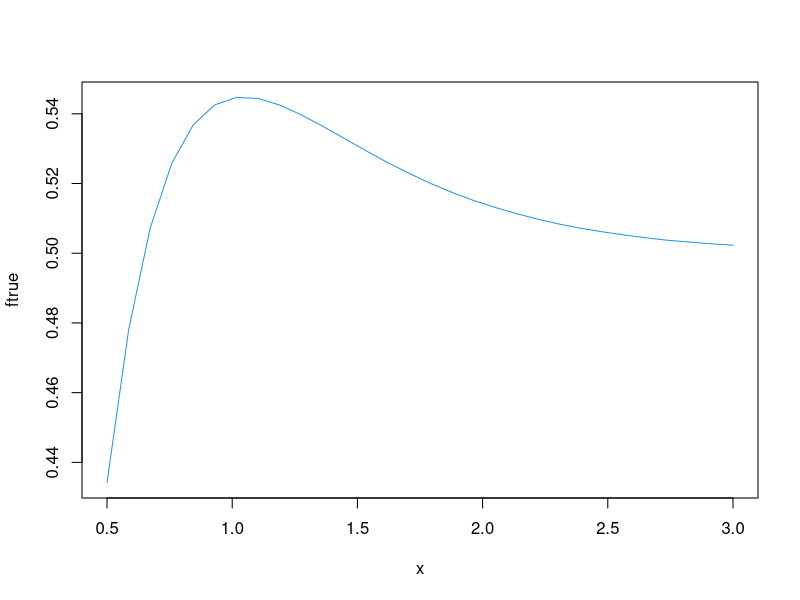
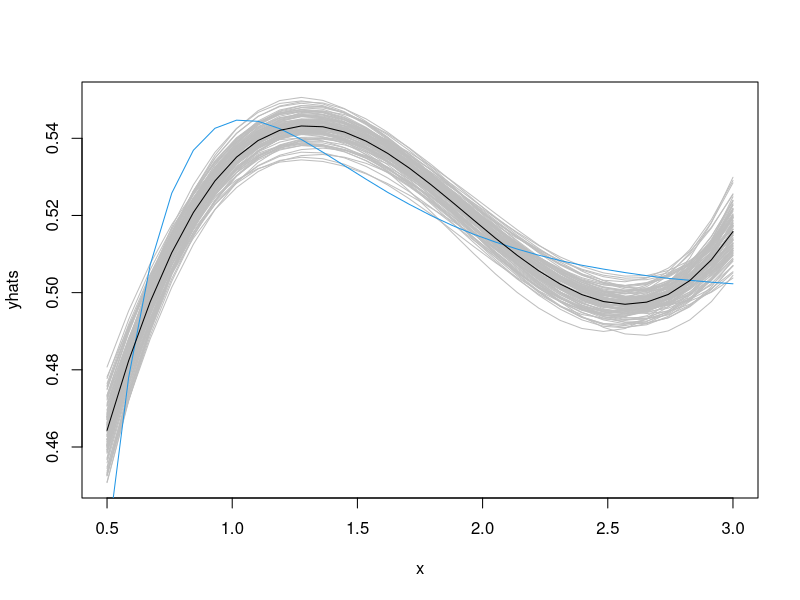
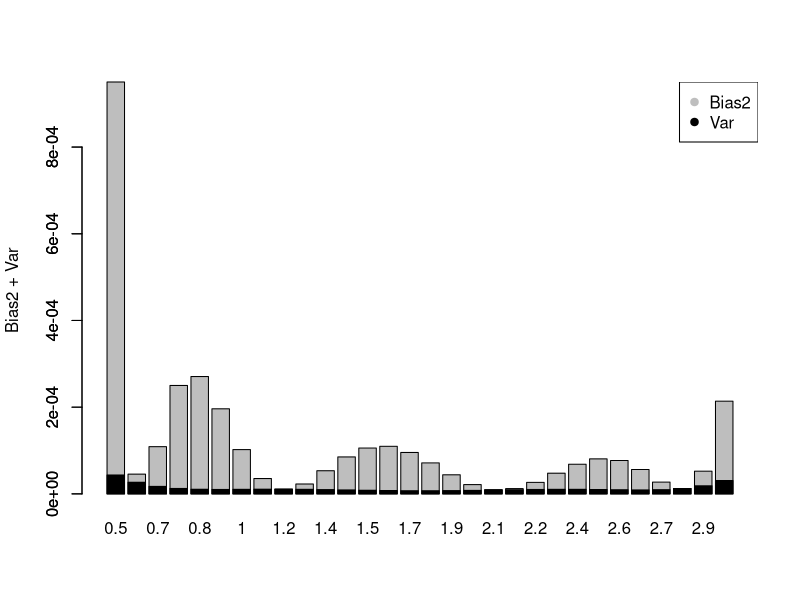
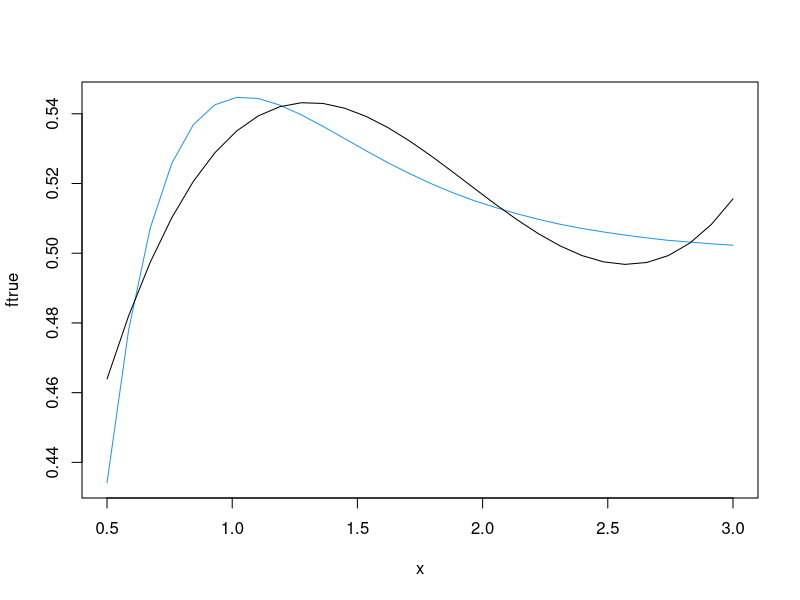
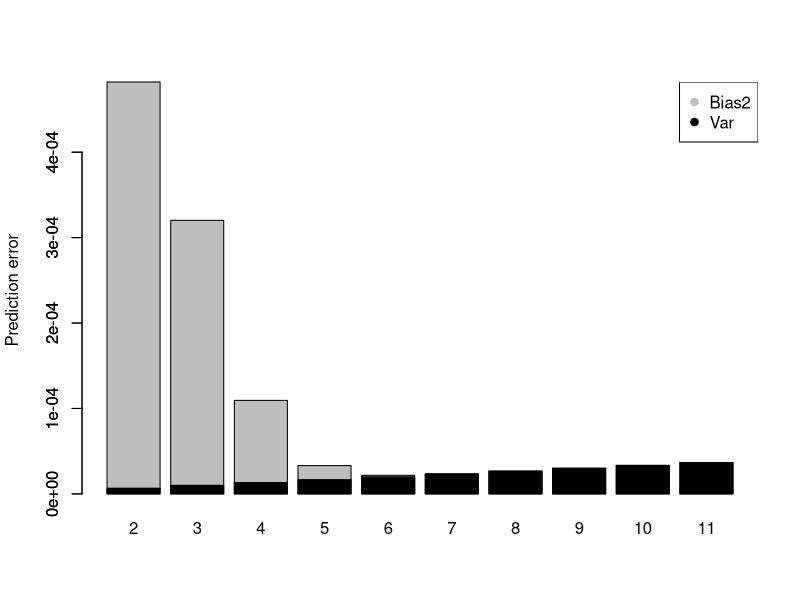
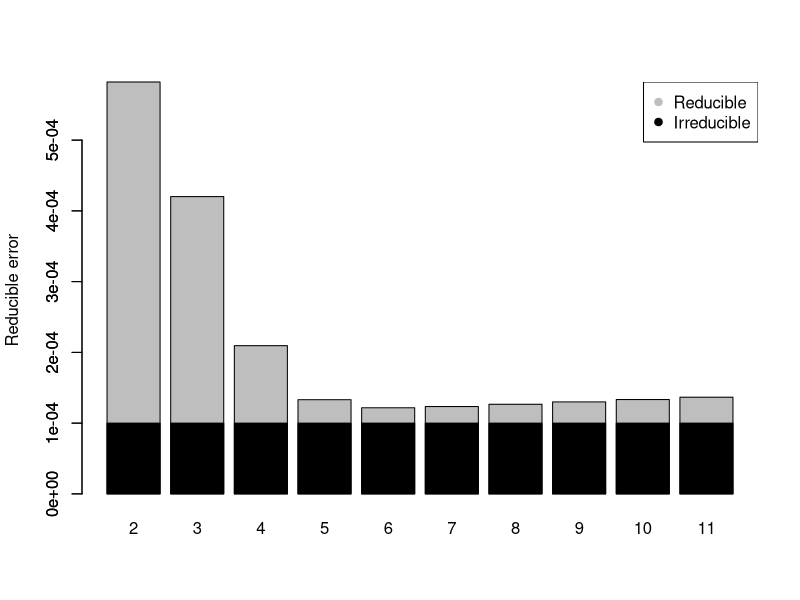

Write the R code that produced these figures, in order.
## ---- chunk 1
# This is good for getting the ggplot background consistent with
# the html background color
library(ggplot2)
thm <- theme_bw() + 
  theme(
    panel.background = element_rect(fill = "transparent", colour = NA), 
    plot.background = element_rect(fill = "transparent", colour = NA),
    legend.position = "top",
    legend.background = element_rect(fill = "transparent", colour = NA),
    legend.key = element_rect(fill = "transparent", colour = NA)
  )
theme_set(thm)

knitr::opts_chunk$set(echo = T, message=F, warning=F, error=F, 
                      comment=NA, cache=T)
## ---- chunk 2
# true regression function 
ftrue <- c(0.4342,0.4780,0.5072,0.5258,0.5369,0.5426,0.5447,0.5444,0.5425,0.5397,0.5364,0.5329,0.5294,0.5260,0.5229,0.5200,0.5174,0.5151,0.5131,0.5113,0.5097,0.5083,0.5071,0.5061,0.5052,0.5044,0.5037,0.5032,0.5027,0.5023)
x = seq(.5,3,length=30)
plot(x,ftrue, type="l", col=4)
## ---- chunk 3
# setting
sigmatrue=0.01
n = length(x)
d = 3
p = d+1
B = 100
# simulation function
sim = function(d){
y = ftrue + rnorm(n,0,sigmatrue)
fit = lm(y ~ poly(x,degree=d, raw=T))
yhat = fitted(fit)
}
# results
set.seed(123)
yhats = replicate(B,sim(d))
matplot(x,yhats, type="l", col="gray", lty=1)
lines(x,ftrue, col=4)
# expected value
Ave = apply(yhats,1,mean)
lines(x,Ave)
# squared bias
Bias2 = (ftrue - Ave)^2
# variance
Var = apply(yhats,1,var)
## ---- chunk 4
barplot(Bias2+Var, ylab="Bias2 + Var", names.arg=round(x,1))
barplot(Var,add=T, col=1, names.arg=" ")
legend("topright", c("Bias2","Var"), col=c("gray",1), pch=c(19,19))
## ---- chunk 5
# expected value 
Ehatf = fitted(lm(ftrue ~ poly(x,degree=d, raw=T)))
plot(x,ftrue, type="l", col=4)
lines(x,Ehatf)
## ---- chunk 6
# empirical variance
mean(Var)
# true variance
(sigmatrue^2)*p/n
## ---- chunk 7
ds = 1:10
ps = ds+1

Bias2s = sapply(ps, function(p) 
  mean( ( ftrue - fitted(lm(ftrue ~ poly(x,degree=(p-1)))) )^2 )
  )
Vars = ps*(sigmatrue^2)/n
Reds = Bias2s+Vars 
barplot(Reds, ylab="Prediction error", names.arg=ps)
barplot(Vars, add=T, col=1, names.arg=" ")
legend("topright", c("Bias2","Var"), col=c("gray",1), pch=c(19,19))
# best model size
ps[which.min(Reds)]
## ---- chunk 8
# prediction error
Irr = rep(sigmatrue^2,length(ps))
ErrFs = Reds + Irr
barplot(ErrFs, ylab="Reducible error", names.arg=ps)
barplot(Irr, add=T, col=1, names.arg=" ")
legend("topright", c("Reducible","Irreducible"), col=c("gray",1), pch=c(19,19))
